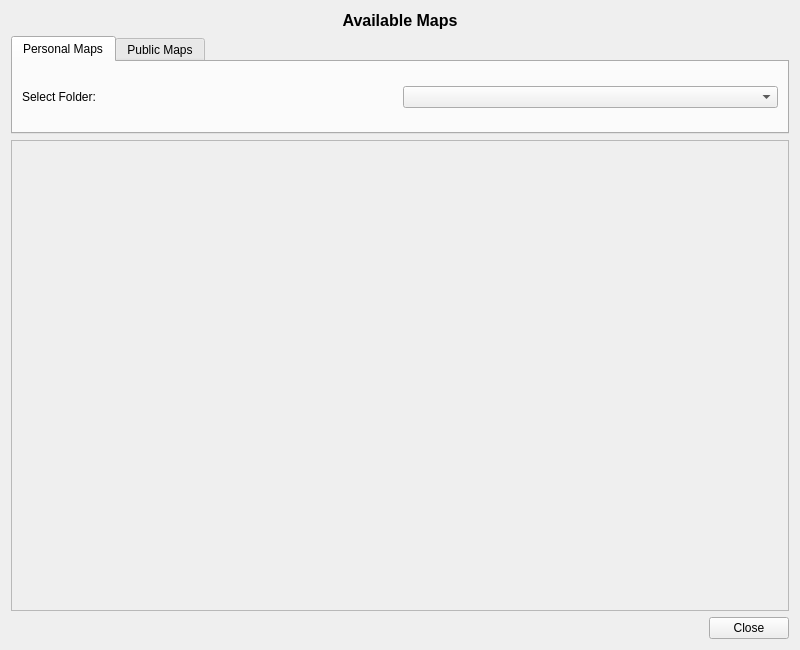
<?xml version="1.0" encoding="UTF-8"?>
<ui version="4.0">
 <class>GetMapDialogBase</class>
 <widget class="QDialog" name="GetMapDialogBase">
  <property name="geometry">
   <rect>
    <x>0</x>
    <y>0</y>
    <width>800</width>
    <height>650</height>
   </rect>
  </property>
  <property name="windowTitle">
   <string>MapHub: Get Maps</string>
  </property>
  <layout class="QVBoxLayout" name="verticalLayout">
   <item>
    <widget class="QLabel" name="label_title">
     <property name="font">
      <font>
       <pointsize>12</pointsize>
       <weight>75</weight>
       <bold>true</bold>
      </font>
     </property>
     <property name="text">
      <string>Available Maps</string>
     </property>
     <property name="alignment">
      <set>Qt::AlignCenter</set>
     </property>
    </widget>
   </item>
   <item>
    <widget class="QTabWidget" name="tabWidget_map_type">
     <property name="sizePolicy">
      <sizepolicy hsizetype="Expanding" vsizetype="Minimum">
       <horstretch>0</horstretch>
       <verstretch>0</verstretch>
      </sizepolicy>
     </property>
     <property name="currentIndex">
      <number>0</number>
     </property>
     <widget class="QWidget" name="tab_folder_maps">
      <attribute name="title">
       <string>Personal Maps</string>
      </attribute>
      <layout class="QVBoxLayout" name="verticalLayout_folder">
       <item>
        <layout class="QHBoxLayout" name="horizontalLayout_folder">
         <item>
          <widget class="QLabel" name="label_folder">
           <property name="text">
            <string>Select Folder:</string>
           </property>
          </widget>
         </item>
         <item>
          <widget class="QComboBox" name="comboBox_folder"/>
         </item>
        </layout>
       </item>
      </layout>
     </widget>
     <widget class="QWidget" name="tab_public_maps">
      <attribute name="title">
       <string>Public Maps</string>
      </attribute>
      <layout class="QVBoxLayout" name="verticalLayout_public">
       <item>
        <layout class="QHBoxLayout" name="horizontalLayout_search">
         <item>
          <widget class="QLabel" name="label_search">
           <property name="text">
            <string>Search:</string>
           </property>
          </widget>
         </item>
         <item>
          <widget class="QLineEdit" name="lineEdit_search">
           <property name="placeholderText">
            <string>Enter search terms...</string>
           </property>
          </widget>
         </item>
         <item>
          <widget class="QPushButton" name="pushButton_search">
           <property name="text">
            <string>Search</string>
           </property>
          </widget>
         </item>
        </layout>
       </item>
       <item>
        <layout class="QHBoxLayout" name="horizontalLayout_sort">
         <item>
          <widget class="QLabel" name="label_sort">
           <property name="text">
            <string>Sort by:</string>
           </property>
          </widget>
         </item>
         <item>
          <widget class="QComboBox" name="comboBox_sort">
           <item>
            <property name="text">
             <string>Recent</string>
            </property>
           </item>
           <item>
            <property name="text">
             <string>Most Viewed</string>
            </property>
           </item>
           <item>
            <property name="text">
             <string>Most Starred</string>
            </property>
           </item>
          </widget>
         </item>
         <item>
          <spacer name="horizontalSpacer_sort">
           <property name="orientation">
            <enum>Qt::Horizontal</enum>
           </property>
           <property name="sizeHint" stdset="0">
            <size>
             <width>40</width>
             <height>20</height>
            </size>
           </property>
          </spacer>
         </item>
        </layout>
       </item>
      </layout>
     </widget>
    </widget>
   </item>
   <item>
    <widget class="QScrollArea" name="scrollArea">
     <property name="widgetResizable">
      <bool>true</bool>
     </property>
     <widget class="QWidget" name="scrollAreaWidgetContents">
      <property name="geometry">
       <rect>
        <x>0</x>
        <y>0</y>
        <width>780</width>
        <height>453</height>
       </rect>
      </property>
      <layout class="QVBoxLayout" name="verticalLayout_2">
       <item>
        <widget class="QWidget" name="listContainer" native="true">
         <layout class="QVBoxLayout" name="listLayout">
          <!-- List items will be added here programmatically -->
         </layout>
        </widget>
       </item>
       <item>
        <spacer name="verticalSpacer">
         <property name="orientation">
          <enum>Qt::Vertical</enum>
         </property>
         <property name="sizeHint" stdset="0">
          <size>
           <width>20</width>
           <height>40</height>
          </size>
         </property>
        </spacer>
       </item>
      </layout>
     </widget>
    </widget>
   </item>
   <item>
    <widget class="QDialogButtonBox" name="button_box">
     <property name="orientation">
      <enum>Qt::Horizontal</enum>
     </property>
     <property name="standardButtons">
      <set>QDialogButtonBox::Close</set>
     </property>
    </widget>
   </item>
  </layout>
 </widget>
 <resources/>
 <connections>
  <connection>
   <sender>button_box</sender>
   <signal>rejected()</signal>
   <receiver>GetMapDialogBase</receiver>
   <slot>reject()</slot>
   <hints>
    <hint type="sourcelabel">
     <x>250</x>
     <y>430</y>
    </hint>
    <hint type="destinationlabel">
     <x>250</x>
     <y>225</y>
    </hint>
   </hints>
  </connection>
 </connections>
</ui>
